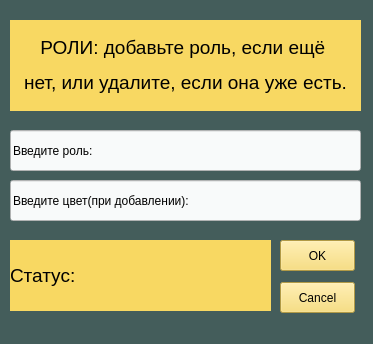
<?xml version="1.0" encoding="UTF-8"?>
<ui version="4.0">
 <class>MainWindow</class>
 <widget class="QMainWindow" name="MainWindow">
  <property name="geometry">
   <rect>
    <x>0</x>
    <y>0</y>
    <width>373</width>
    <height>344</height>
   </rect>
  </property>
  <property name="windowTitle">
   <string>MainWindow</string>
  </property>
  <property name="styleSheet">
   <string notr="true">background-color: rgb(68, 93, 91)</string>
  </property>
  <widget class="QWidget" name="centralwidget">
   <widget class="QLabel" name="label">
    <property name="geometry">
     <rect>
      <x>10</x>
      <y>20</y>
      <width>351</width>
      <height>91</height>
     </rect>
    </property>
    <property name="styleSheet">
     <string notr="true">background-color: rgb(248, 216, 98)</string>
    </property>
    <property name="text">
     <string>&lt;html&gt;&lt;head/&gt;&lt;body&gt;&lt;p align=&quot;center&quot;&gt;&lt;span style=&quot; font-size:14pt;&quot;&gt;РОЛИ: добавьте роль, если ещё &lt;/span&gt;&lt;/p&gt;&lt;p align=&quot;center&quot;&gt;&lt;span style=&quot; font-size:14pt;&quot;&gt;нет, или удалите, если она уже есть.&lt;/span&gt;&lt;/p&gt;&lt;/body&gt;&lt;/html&gt;</string>
    </property>
   </widget>
   <widget class="QLineEdit" name="lineEdit_role">
    <property name="geometry">
     <rect>
      <x>10</x>
      <y>130</y>
      <width>351</width>
      <height>41</height>
     </rect>
    </property>
    <property name="styleSheet">
     <string notr="true">background-color: rgb(248, 250, 250)</string>
    </property>
    <property name="text">
     <string>Введите роль:</string>
    </property>
   </widget>
   <widget class="QLabel" name="label_2">
    <property name="geometry">
     <rect>
      <x>10</x>
      <y>240</y>
      <width>261</width>
      <height>71</height>
     </rect>
    </property>
    <property name="styleSheet">
     <string notr="true">background-color: rgb(248, 216, 98)</string>
    </property>
    <property name="text">
     <string>&lt;html&gt;&lt;head/&gt;&lt;body&gt;&lt;p&gt;&lt;span style=&quot; font-size:14pt;&quot;&gt;Статус: &lt;/span&gt;&lt;/p&gt;&lt;/body&gt;&lt;/html&gt;</string>
    </property>
   </widget>
   <widget class="QPushButton" name="buttonOK_role">
    <property name="geometry">
     <rect>
      <x>280</x>
      <y>240</y>
      <width>75</width>
      <height>31</height>
     </rect>
    </property>
    <property name="styleSheet">
     <string notr="true">background-color: rgb(248, 216, 98)</string>
    </property>
    <property name="text">
     <string>OK</string>
    </property>
   </widget>
   <widget class="QPushButton" name="buttonCancel_role">
    <property name="geometry">
     <rect>
      <x>280</x>
      <y>282</y>
      <width>75</width>
      <height>31</height>
     </rect>
    </property>
    <property name="styleSheet">
     <string notr="true">background-color: rgb(248, 216, 98)</string>
    </property>
    <property name="text">
     <string>Cancel</string>
    </property>
   </widget>
   <widget class="QLineEdit" name="lineEdit_role_color">
    <property name="geometry">
     <rect>
      <x>10</x>
      <y>180</y>
      <width>351</width>
      <height>41</height>
     </rect>
    </property>
    <property name="styleSheet">
     <string notr="true">background-color: rgb(248, 250, 250)</string>
    </property>
    <property name="text">
     <string>Введите цвет(при добавлении): </string>
    </property>
   </widget>
  </widget>
  <widget class="QStatusBar" name="statusbar"/>
 </widget>
 <resources/>
 <connections/>
</ui>
